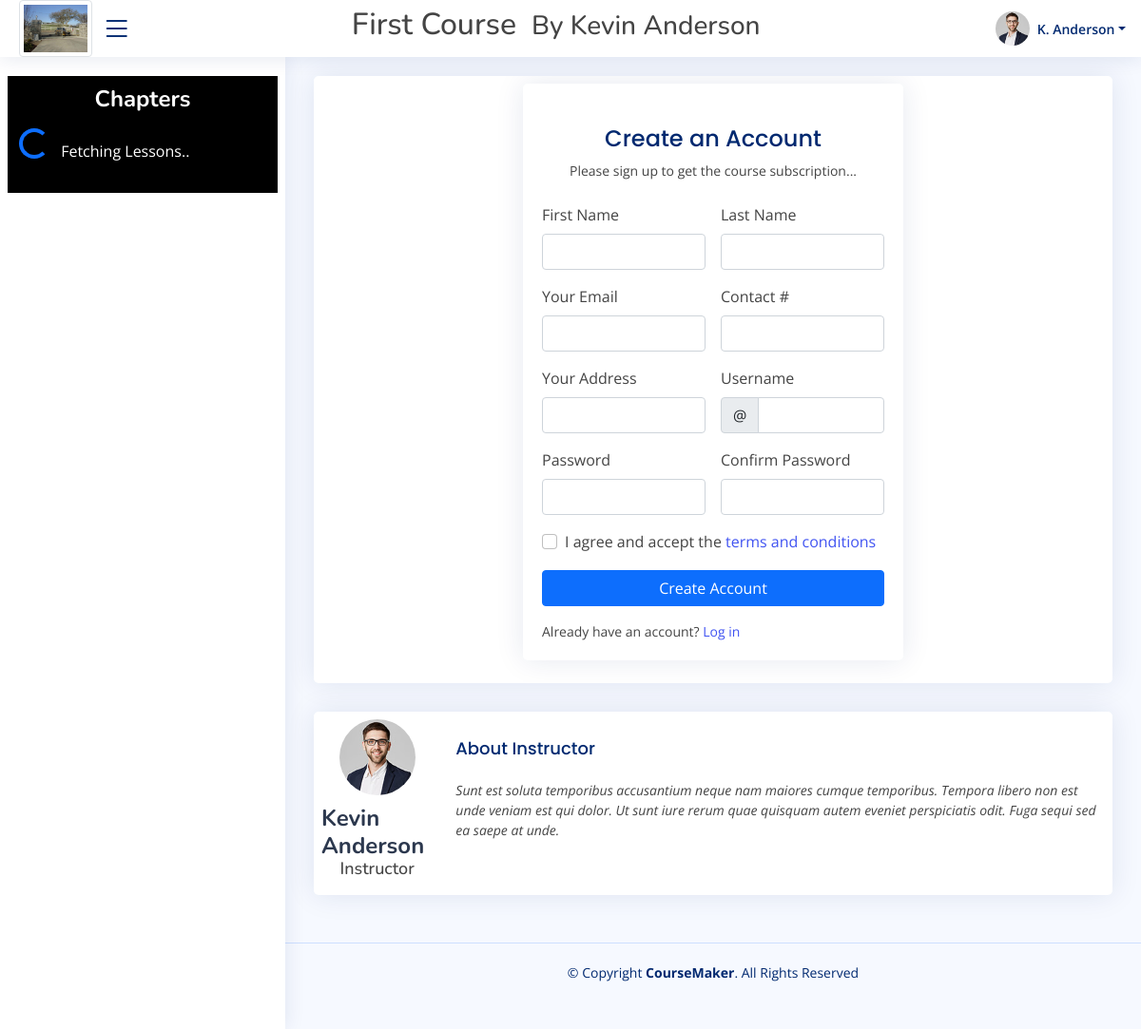
The page /course-123 on the database as committed earlier.
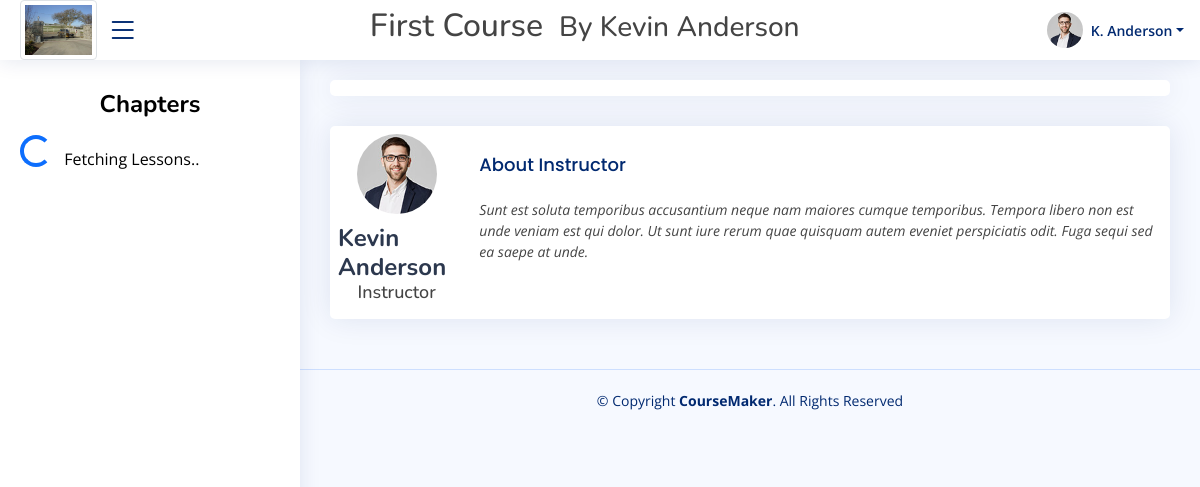
The same page on the database as committed later.
### includes/app.php (called while the page is built, shortened)
<?php
function sanitizeParam($param){
    $con = $GLOBALS["con"];
    $param = $con->real_escape_string($param);
    return $param;
}

### public-course.php (the view, shortened to what the changed rows need)
<?php
require_once "includes/app.php";
$courseID = sanitizeParam($_GET["id"]);
$s = "SELECT * FROM courses WHERE courseID=$courseID";
$res = mysqli_query($con, $s);
$courseRow = mysqli_fetch_array($res);
?>
<!DOCTYPE html>
<html lang="en">
<head>
    <?php
    require "includes/head.inc.php";
    ?>
</head>
<body>
<header id="header" class="header fixed-top d-flex align-items-center justify-content-between">
    <h2><?=$courseRow["title"];?><small class="ms-3">By Kevin Anderson</small></h2>
</header>
<aside id="sidebar" class="sidebar">
    <div class="row">
        <div class="col-md-12 justify-content-center pb-3 customColors">
            <div class="d-flex justify-content-around align-items-center mb-3">
                <h3 class="customHeading text-center" id="lsnHeading">Chapters</h3>
            </div>
            <div id="lessonsList">
                <div id="loader" class="my-3 d-flex justify-content-center align-items-center">
                    <div class="spinner-border text-primary" role="status">
                    </div>
                    <span class="ms-2">Fetching Lessons..</span>
                </div>
            </div>
        </div>
    </div>
</aside>
  <main id="main" class="main">
        <div class="card">
              <div class="card-body p-2">
                  <div class="row">
                      <div class="col-md-12 d-flex flex-column align-items-center">
                          <div id="courseContent" class="w-100">
                              <div class="row justify-content-center">
                                  <?php
                                  if($courseRow["access"]=="Registration") echo signUp();
                                  ?>
                              </div>
                          </div>
                      </div>
                  </div>
              </div>
          </div>
        <section class="section">
      <div class="row">
        <div class="col-lg-12">
            <div class="card">
                <div class="card-body p-2">
                    <div class="row">
                        <div class="col-md-2 d-flex flex-column align-items-center">
                            <h2 style="font-size: 24px; font-weight: 700; color: #2c384e; margin: 10px 0 0 0;">Kevin Anderson</h2>
                        </div>
                    </div>
                </div>
            </div>
        </div>
      </div>
    </section>
  </main>
<link rel="stylesheet" href="assets/vendor/jquery/jquery-ui.css">
</body>
</html>
<?php
function signUp(){
    return '
    <div class="col-lg-6 col-md-10 d-flex flex-column align-items-center justify-content-center">
        <div class="card mb-3">
            <div class="card-body">
                <div class="pt-4 pb-2">
                    <h5 class="card-title text-center pb-0 fs-4">Create an Account</h5>
                    <p class="text-center small">Please sign up to get the course subscription...</p>
                </div>
                <form class="row g-3 needs-validation" novalidate="" method="post" action="index.php?accountCreated=1">
                    <div class="col-md-6">
                        <label for="firstName" class="form-label">First Name</label>
                        <input type="text" name="firstName" class="form-control" id="firstName" required="">
                    </div>
                    <div class="col-md-6">
                        <label for="lastName" class="form-label">Last Name</label>
                        <input type="text" name="lastName" class="form-control" id="lastName" required="">
                    </div>
                    <div class="col-md-6">
                        <label for="yourEmail" class="form-label">Your Email</label>
                        <input type="email" name="email" class="form-control" id="yourEmail" required="">
                    </div>
                    <div class="col-md-6">
                        <label for="yourContactNum" class="form-label">Contact #</label>
                        <input type="text" name="contactNum" class="form-control" id="yourContactNum" required="">
                    </div>
                    <div class="col-md-6">
                        <label for="yourAddress" class="form-label">Your Address</label>
                        <input type="text" name="address" class="form-control" id="yourAddress" required="">
                    </div>
                    <div class="col-md-6">
                        <label for="yourUsername" class="form-label">Username</label>
                        <div class="input-group has-validation">
                            <span class="input-group-text" id="inputGroupPrepend">@</span>
                            <input type="text" name="username" class="form-control" id="yourUsername" required="">
                        </div>
                    </div>
                    <div class="col-md-6">
                        <label for="yourPassword" class="form-label">Password</label>
                        <input type="password" name="password" class="form-control" id="yourPassword" required="">
                    </div>
                    <div class="col-md-6">
                        <label for="confirmPassword" class="form-label">Confirm Password</label>
                        <input type="password" name="confirmPassword" class="form-control" id="confirmPassword" required="">
                    </div>
                    <div class="col-md-12">
                        <div class="form-check">
                            <input class="form-check-input" name="terms" type="checkbox" value="" id="acceptTerms" required="">
                            <label class="form-check-label" for="acceptTerms">I agree and accept the <a href="#">terms and conditions</a></label>
                        </div>
                    </div>
                    <div class="col-md-12">
                        <button class="btn btn-primary w-100" type="submit">Create Account</button>
                    </div>
                    <div class="col-md-12">
                        <p class="small mb-0">Already have an account? <a href="./">Log in</a></p>
                    </div>
                </form>
            </div>
        </div>
    </div>
';
}
?>

Rows that differ between the two databases and show on the page:
changed courses "First Course": access "Registration" → "Free" (drawn)
Other text that changed with them:
form field terms: "☐" → (not shown)
text no longer shown: "Create an Account Please sign up to get the course subscription... First Name Last Name Your Email Contact # Your Address Username @ Password Confirm Password I agree and accept the terms and conditions Create Account Already have an account? Log in"
